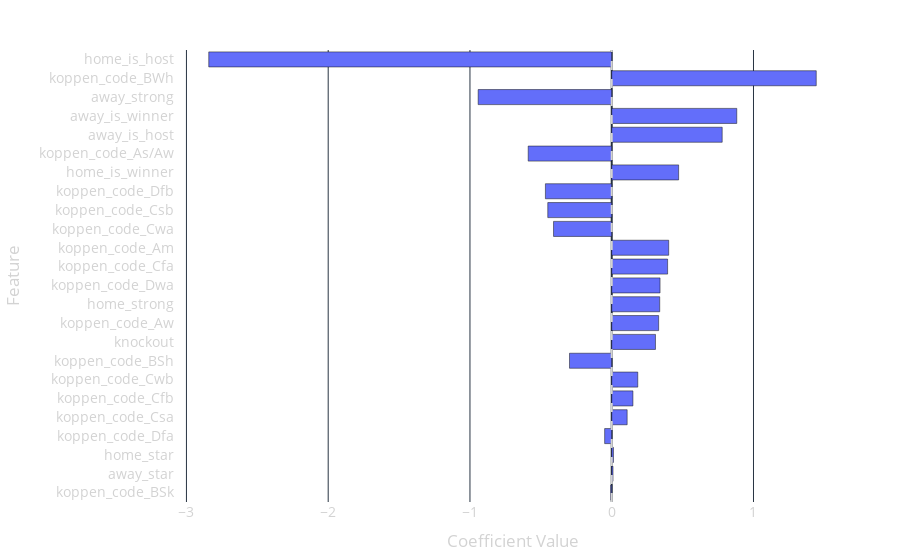

The notebook cell this image was saved under:
### Code cell
import pandas as pd
import plotly.express as px

# Extract model weights and match them to feature names
weights = model.linear.weight.detach().numpy().flatten()
dfw = pd.DataFrame({
    'feature': features,
    'coef': weights
})

# Calculate absolute values for sorting
dfw['abs_coef'] = dfw['coef'].abs()
dfw = dfw.sort_values('abs_coef', ascending=True)

# Create an interactive horizontal bar chart using Plotly
fig = px.bar(
    dfw,
    x='coef',
    y='feature',
    orientation='h',
    title="Feature Coefficients (Logistic Regression)",
    labels={'coef': 'Coefficient Value', 'feature': 'Feature'},
    template='plotly_dark'  # dark theme with light text
)

# Add a vertical reference line at x = 0
fig.add_vline(x=0, line_dash='dash', line_color='lightgray')

# Customize layout for transparent background and light font
fig.update_layout(
    title_font=dict(color='white', size=20),
    font=dict(color='lightgray', size=14),
    plot_bgcolor='rgba(0,0,0,0)',     # transparent plot area
    paper_bgcolor='rgba(0,0,0,0)',    # transparent overall background
    autosize=True,
    margin=dict(l=50, r=50, t=50, b=50)
)

# Save the plot as a responsive, standalone HTML file
fig.write_html("feature_coefficients.html", full_html=True, include_plotlyjs='cdn')
fig.show()

### Figure 1 — Plotly figure (JSON) as saved in the notebook; plotly's stock layout.template omitted (floating-point values rounded to 4 significant figures)
{"data": [{"alignmentgroup": "True", "hovertemplate": "Coefficient Value=%{x}<br>Feature=%{y}<extra></extra>", "legendgroup": "", "marker": {"color": "#636efa", "pattern": {"shape": ""}}, "name": "", "offsetgroup": "", "orientation": "h", "showlegend": false, "textposition": "auto", "type": "bar", "x": [-0.007417, 0.009212, 0.01237, -0.04996, 0.1088, 0.1495, 0.1837, -0.2978, 0.3085, 0.331, 0.3386, 0.3409, 0.3941, 0.4019, -0.4106, -0.4512, -0.4677, 0.4718, -0.5892, 0.7793, 0.8821, -0.9422, 1.443, -2.843], "xaxis": "x", "y": ["koppen_code_BSk", "away_star", "home_star", "koppen_code_Dfa", "koppen_code_Csa", "koppen_code_Cfb", "koppen_code_Cwb", "koppen_code_BSh", "knockout", "koppen_code_Aw", "home_strong", "koppen_code_Dwa", "koppen_code_Cfa", "koppen_code_Am", "koppen_code_Cwa", "koppen_code_Csb", "koppen_code_Dfb", "home_is_winner", "koppen_code_As/Aw", "away_is_host", "away_is_winner", "away_strong", "koppen_code_BWh", "home_is_host"], "yaxis": "y"}], "layout": {"autosize": true, "barmode": "relative", "font": {"color": "lightgray", "size": 14}, "legend": {"tracegroupgap": 0}, "margin": {"b": 50, "l": 50, "r": 50, "t": 50}, "paper_bgcolor": "rgba(0, 0, 0, 0)", "plot_bgcolor": "rgba(0, 0, 0, 0)", "shapes": [{"line": {"color": "lightgray", "dash": "dash"}, "type": "line", "x0": 0, "x1": 0, "xref": "x", "y0": 0, "y1": 1, "yref": "y domain"}], "title": {"font": {"color": "white", "size": 20}, "text": "Feature Coefficients (Logistic Regression)"}, "xaxis": {"anchor": "y", "autorange": true, "domain": [0, 1], "range": [-3.081, 1.681], "title": {"text": "Coefficient Value"}, "type": "linear"}, "yaxis": {"anchor": "x", "autorange": true, "domain": [0, 1], "range": [-0.5, 23.5], "title": {"text": "Feature"}, "type": "category"}}}
